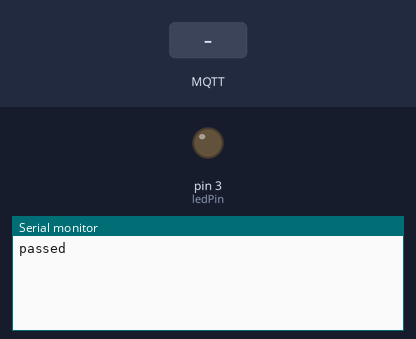
Simulated run of this sketch. Board: Arduino Uno, built with avr-gcc and run on an emulated ATmega328P. Parts: output pins drawn as LEDs (lit = HIGH), the last lines printed to the serial monitor. The test bench sets the inputs (shaded band). WiFi joins after 1.5 s; servers stay silent unless stated; random numbers use the default seed unless the sketch sets one; no MQTT or app messages arrive unless stated.

Above: at 2.7 s.
2.8 s: MQTT message "0" arrives on the first subscribed topic
At 3.2 s:
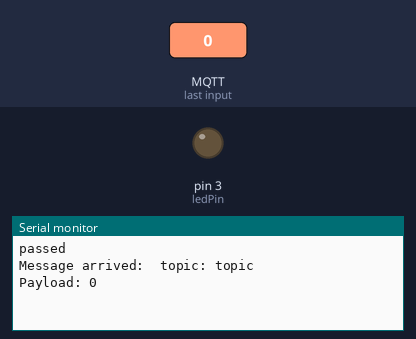
4.3 s: MQTT message "on" arrives on the first subscribed topic
At 5.2 s:
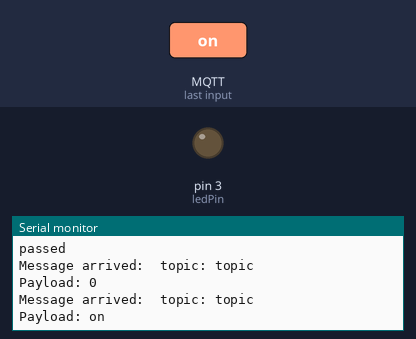
5.8 s: MQTT message "0" arrives on the second subscribed topic
At 6.8 s:
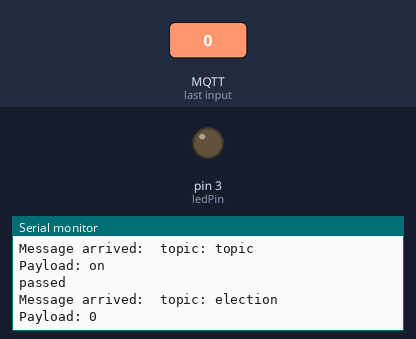

Measured:
- after the input at 2.8 s, the serial monitor: prints a new line at once (image 1)
- after the input at 4.3 s, the serial monitor: prints a new line at once (image 2)
- after the input at 5.8 s, the serial monitor: prints a new line at once (image 3)

The sketch:

mqtt_pubsub.ino
```cpp
#include <SPI.h>
#include <PubSubClient.h>
#include <Ethernet.h>

/*
 * LightSensorMqttDemo
 *
 * A simple m2m.io platform demo for Arduino.
 */

//#define MQTT_SERVER "q.m2m.io"
//#define MQTT_SERVER "192, 168, 2, 50"
byte MQTT_SERVER[] = {192, 168, 2, 50 };

// MAC Address of Arduino Ethernet Sheild (on sticker on shield)
//byte MAC_ADDRESS[] = {0x00, 0x50, 0xC2, 0x97, 0x20, 0xD8}; /* UX8 */
//byte MAC_ADDRESS[] = {0x00, 0x50, 0xC2, 0x97, 0x20, 0xD9 }; /* Nym */
byte MAC_ADDRESS[] = {0x90, 0xA2, 0xDA, 0x0E, 0xF3, 0x10 }; /* UXt */
//byte MAC_ADDRESS[] = {0x90, 0xA2, 0xDA, 0x10, 0x8D, 0x8A }; /*  */
PubSubClient client;
EthernetClient ethClient;

// topic
char electionTopic[] = "election";
char dataTopic[] = "topic";
String sElectionTopic = String(electionTopic);
String sDataTopic = String(dataTopic);

// Pin 3 is the LED output pin
int ledPin = 3;
// Analog 0 is the input pin
int lightPinIn = 0;
//

// defines and variable for sensor/control mode
#define MODE_OFF    0  // not sensing light, LED off
#define MODE_ON     1  // not sensing light, LED on
#define MODE_SENSE  2  // sensing light, LED controlled by software. this is leader mode.
int senseMode = 4;

unsigned long time;

char message_buff[100];

// role : follower | candidate | leader
#define FOLLOWER  0
#define CANDIDATE 1
#define LEADER    2

//first role is follower
int role = FOLLOWER;

//each arduino has random timeout.
long timeout;

//if leader election finished.
bool isElected = false;

//candidateのcandidateへの投票数 candidateは１つだけでなければならない
int competeNum = 0;

//leader electionにおけるfollowerのcandidateに対しての投票数
int voteNum = 0;

void setup()
{
  // initialize the digital pin as an output.
  pinMode(ledPin, OUTPUT);

  // init serial link for debugging
  Serial.begin(9600);

  if (Ethernet.begin(MAC_ADDRESS) == 0)
  {
      Serial.println("Failed to configure Ethernet using DHCP");
      return;
  }

  client = PubSubClient(MQTT_SERVER, 1883, callback, ethClient);

  // set timeout
  randomSeed(analogRead(0));
  timeout = random(1500, 3000);
}

void loop()
{
  if (!client.connected())
  {
      // clientID, username, MD5 encoded password
//      client.connect("arduino-mqtt", "john@m2m.io", "00000000000000000000000000000");
      client.connect("shinji");
      client.publish(dataTopic, "I'm alive!");
      client.subscribe(dataTopic, 1);
      // leader election topic
      client.publish(electionTopic, "1");
      client.subscribe(electionTopic, 1);
  }

  //
  if (!isElected && (millis() > (time + timeout))) {
    Serial.println("passed");
    time = millis();
    role = CANDIDATE;
    client.publish(electionTopic, "0");  // 0 is vote message
  }

  //競合した場合（candidateが２つ以上になった場合）
  if(competeNum > 1){
    role = FOLLOWER;
    competeNum = 0;
  }

  // 過半数の票を得られれば（過半数の数は仮に設定）
  if(voteNum > 1){
    role = LEADER;
    isElected = true;
    client.publish(electionTopic, "2");
  }

  if(role == LEADER){
    senseMode = 2;
  }

  switch (senseMode) {
    case MODE_OFF:
      // light should be off
      digitalWrite(ledPin, LOW);
      break;
    case MODE_ON:
      // light should be on
      digitalWrite(ledPin, HIGH);
      break;
    case MODE_SENSE:
      // light is adaptive to light sensor

      // read from light sensor (photocell)
      int lightRead = analogRead(lightPinIn);

      // if there is light in the room, turn off LED
      // else, if it is "dark", turn it on
      // scale of light in this circit is roughly 0 - 900
      // 500 is a "magic number" for "dark"
      if (lightRead > 500) {
        digitalWrite(ledPin, LOW);
      } else {
        digitalWrite(ledPin, HIGH);
      }

      // publish light reading every 5 seconds
      if (millis() > (time + 1000)) {
        time = millis();
        String pubString = "";
        pubString += String(lightRead);
        pubString.toCharArray(message_buff, pubString.length()+1);
        //Serial.println(pubString);
//        client.publish("topic", message_buff, true);
        client.publish(dataTopic, message_buff, true );
      }

  }

  // MQTT client loop processing
  client.loop();
}

// handles message arrived on subscribed topic(s)
void callback(char* topic, byte* payload, unsigned int length) {

  int i = 0;
  int ledValue, electValue;

  Serial.println("Message arrived:  topic: " + String(topic));

  // create character buffer with ending null terminator (string)
  for(i=0; i<length; i++) {
    message_buff[i] = payload[i];
  }
  message_buff[i] = '\0';

  String msgString = String(message_buff);

  Serial.println("Payload: " + msgString);

  // which topic is message arrived
  String sTopic = String(topic);
  if(sTopic.equals(sElectionTopic)){
    electValue = msgString.toInt();

    if(role == CANDIDATE && electValue == 0){
      competeNum++;
    } else if(role == FOLLOWER && electValue == 0){
      client.publish(electionTopic, "1");
    } else if(role == CANDIDATE && electValue == 1){
      voteNum++;
    } else if(role != LEADER && electValue == 2){
      isElected = true;
      role = FOLLOWER;
    }

  // this topic is subscribed after leader election finish
  } else if (sTopic.equals(sDataTopic) && isElected){
    ledValue = msgString.toInt();

    if(role == FOLLOWER){
      if (ledValue > 500) {
        senseMode = MODE_OFF;
      } else {
        senseMode = MODE_ON;
      }
    }
  }
}
```
